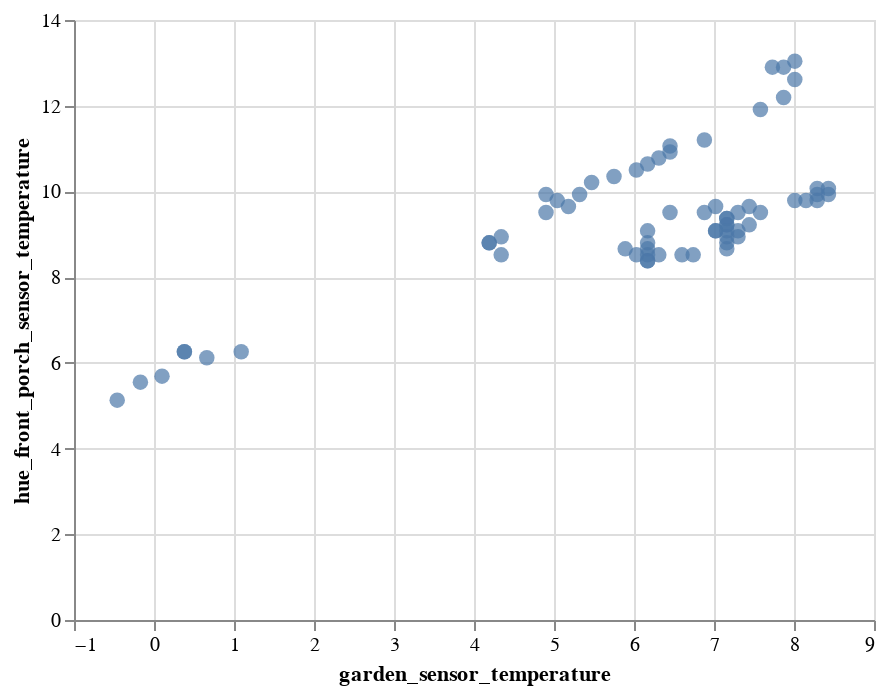

The notebook cell saved with this chart:
### Code cell
def get_sensor_scatter_chart(data):
    """Scatter plot of first 2 columns of time indexed sensor data (wide format)."""
    scatter_chart = alt.Chart(data).mark_circle(size=60).encode(
        x=data.columns[0],
        y=data.columns[1],
    ).interactive()
    return scatter_chart

get_sensor_scatter_chart(temperature_df_pivot)

### Figure 1 — Vega-Lite specification as saved in the notebook (floating-point values rounded to 4 significant figures; data arrays with more than 128 entries replaced by an {"elided": "..."} marker saying what was removed)
{"$schema": "https://vega.github.io/schema/vega-lite/v3.4.0.json", "config": {"mark": {"tooltip": null}, "view": {"height": 300, "width": 400}}, "data": {"name": "data-82de95bd7ab482f5514f2548b714e700"}, "datasets": {"data-82de95bd7ab482f5514f2548b714e700": {"elided": "2984 records"}}, "encoding": {"x": {"field": "garden_sensor_temperature", "type": "quantitative"}, "y": {"field": "hue_front_porch_sensor_temperature", "type": "quantitative"}}, "mark": {"size": 60, "type": "circle"}, "selection": {"selector003": {"bind": "scales", "encodings": ["x", "y"], "type": "interval"}}}
